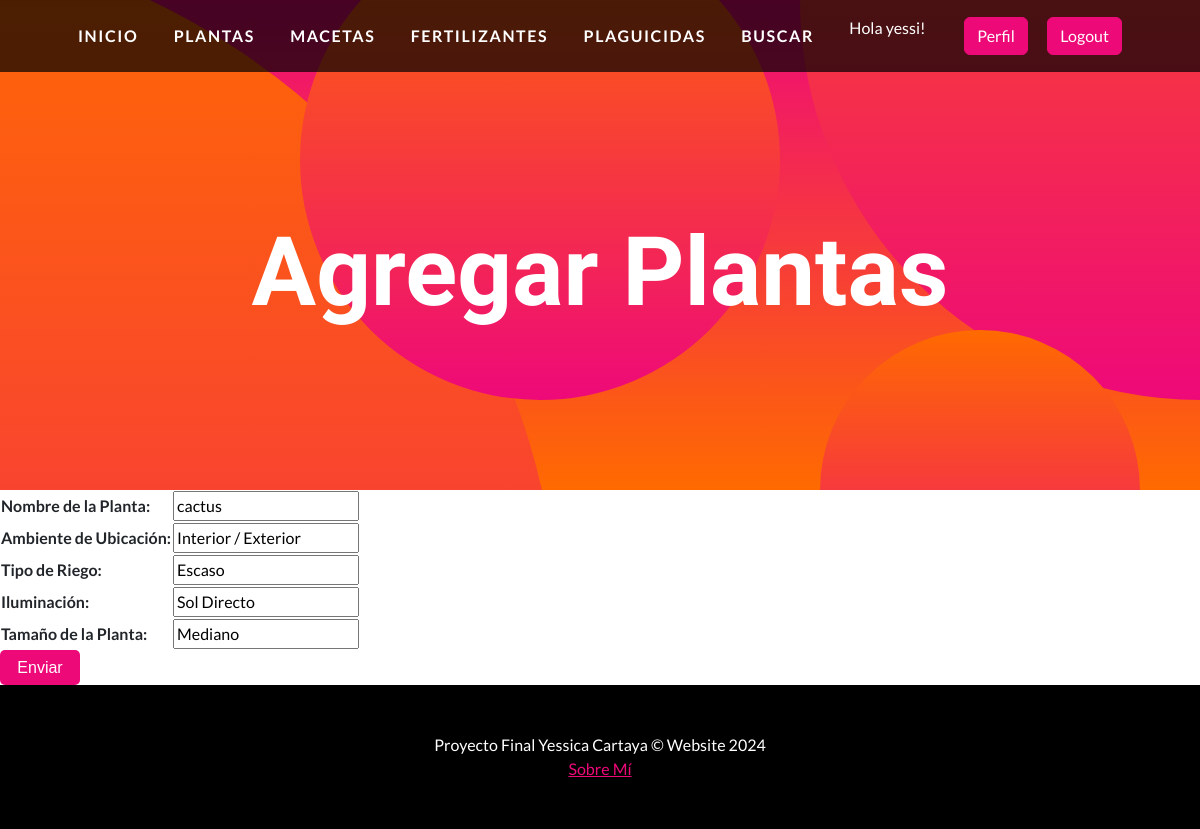
The page /aplicacion/plantas_actualizar/1 (signed in) on the database its author committed.
### aplicacion/models.py (models this page shows, shortened)
class Planta(models.Model):
    nombre = models.CharField(max_length=50)
    ambiente = models.CharField(max_length=50)
    riego = models.CharField(max_length=50)
    iluminacion = models.CharField(max_length=50)
    tamaño = models.CharField(max_length=50)

### aplicacion/views.py (the view)
# urls.py: path('plantas_actualizar/<id_planta>', updatePlantas, name = "plantasActualizar"),
@login_required
def updatePlantas(request, id_planta):
    planta = Planta.objects.get(id=id_planta)
    if request.method == "POST":
        miForm = PlantaForm(request.POST)
        if miForm.is_valid():
            planta.nombre = miForm.cleaned_data.get("nombre")
            planta.ambiente = miForm.cleaned_data.get("ambiente")
            planta.riego = miForm.cleaned_data.get("riego")
            planta.iluminacion = miForm.cleaned_data.get("iluminacion")
            planta.tamaño = miForm.cleaned_data.get("tamaño")
            planta.save()
            return redirect(reverse_lazy('plantas'))
    else:
        miForm = PlantaForm(initial={
            'nombre': planta.nombre,
            'ambiente': planta.ambiente,
            'riego': planta.riego,
            'iluminacion': planta.iluminacion,
            'tamaño': planta.tamaño,
        })
    return render(request, "aplicacion/plantasForm.html",{"form":miForm})

### aplicacion/forms.py
class PlantaForm(forms.Form):
    nombre = forms.CharField(max_length=50,required=True,label="Nombre de la Planta")
    ambiente = forms.CharField(max_length=50,required=True,label="Ambiente de Ubicación")
    riego = forms.CharField(max_length=50,required=True,label="Tipo de Riego")
    iluminacion = forms.CharField(max_length=50,required=True,label="Iluminación")
    tamaño = forms.CharField(max_length=50,required=True,label="Tamaño de la Planta")

### aplicacion/templates/aplicacion/plantasForm.html (shortened to what this page needs)
{% extends 'aplicacion/home.html' %}
{% block titulo %}
    <h1 class="masthead-heading mb-0">Agregar Plantas</h1>
{% endblock titulo %}
{% block contenido %}
<form action="" method="post">
    <table>
        {{form.as_table}}
    </table>
    <input type= "submit" value= "Enviar" style="height:35px; width:80px; font-family:'Arial',sans-serif;  border-radius:5px; border:none; color:white; background-color:#ee0979">
</form>
{% endblock contenido %}

### aplicacion/templates/aplicacion/home.html (shortened to what this page needs)
<!DOCTYPE html>
<html lang="en">
    <head>
        {% load static %}
        <link href="{% static 'css/styles.css' %}" rel="stylesheet" />
    </head>
    <body id="page-top">
        <nav class="navbar navbar-expand-lg navbar-dark navbar-custom fixed-top">
            <div class="container px-5">
                <a class="navbar-brand" href="{% url 'home' %}">Inicio</a>
                {% if user.is_authenticated %}
                    <a class="navbar-brand" href="{% url 'plantas' %}">Plantas</a>
                    <a class="navbar-brand" href="{% url 'macetas' %}">Macetas</a>
                    <a class="navbar-brand" href="{% url 'fertilizantes' %}">Fertilizantes</a>
                    <a class="navbar-brand" href="{% url 'plaguicidas' %}">Plaguicidas</a>
                    <a class="navbar-brand" href="{% url 'buscar' %}">Buscar</a>
                    <p style="color:white">Hola {{user.username}}!</p>
                    <a class="btn btn-primary" href="{% url 'editar_perfil' %}">Perfil</a>
                    <a class="btn btn-primary" href="{% url 'logout' %}">Logout</a>
                {% else %}
                    <a class="btn btn-primary" href="{% url 'login' %}">Login</a>
                    <a class="btn btn-success" href="{% url 'registro' %}">Registro</a>
                {% endif %}
            </div>
        </nav>
        <header class="masthead text-center text-white">
            <div class="masthead-content">
                <div class="container px-5">
                    {% block titulo %}{% endblock titulo %}
                </div>
            </div>
            <div class="bg-circle-1 bg-circle"></div>
            <div class="bg-circle-2 bg-circle"></div>
            <div class="bg-circle-3 bg-circle"></div>
            <div class="bg-circle-4 bg-circle"></div>
        </header>
        {% block contenido %}
        {% endblock contenido %}
        <footer class="py-5 bg-black">
            <div class="container px-5"><p class="m-0 text-center text-white big">Proyecto Final Yessica Cartaya &copy; Website 2024</p></div>
            <div class="container px-5"><p class="m-0 text-center text-white big"><a  style= text-align:center href ="{% url 'sobreMi' %}" >Sobre Mí</a></div>
        </footer>
    </body>
</html>

### rows shown on the page
Planta: nombre "cactus", ambiente "Interior / Exterior", riego "Escaso", iluminacion "Sol Directo", tamaño "Mediano"

### other values the page prints
{{ user.username }} "yessi"
